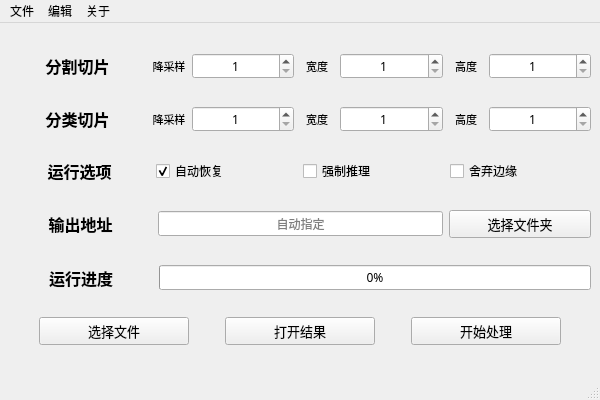
<?xml version="1.0" encoding="UTF-8"?>
<ui version="4.0">
 <class>Analyzer</class>
 <widget class="QMainWindow" name="Analyzer">
  <property name="windowModality">
   <enum>Qt::NonModal</enum>
  </property>
  <property name="geometry">
   <rect>
    <x>0</x>
    <y>0</y>
    <width>600</width>
    <height>400</height>
   </rect>
  </property>
  <property name="minimumSize">
   <size>
    <width>0</width>
    <height>299</height>
   </size>
  </property>
  <property name="font">
   <font>
    <family>微软雅黑</family>
   </font>
  </property>
  <property name="windowTitle">
   <string>切片分析器</string>
  </property>
  <property name="windowIcon">
   <iconset>
    <normaloff>resources/favicon.ico</normaloff>resources/favicon.ico</iconset>
  </property>
  <property name="windowOpacity">
   <double>1.000000000000000</double>
  </property>
  <widget class="QWidget" name="centralwidget">
   <property name="sizePolicy">
    <sizepolicy hsizetype="Preferred" vsizetype="Preferred">
     <horstretch>0</horstretch>
     <verstretch>0</verstretch>
    </sizepolicy>
   </property>
   <layout class="QVBoxLayout" name="verticalLayout">
    <item>
     <layout class="QHBoxLayout" name="layout_seg_slice" stretch="4,1,3,1,3,1,3">
      <property name="sizeConstraint">
       <enum>QLayout::SetDefaultConstraint</enum>
      </property>
      <property name="topMargin">
       <number>0</number>
      </property>
      <property name="bottomMargin">
       <number>0</number>
      </property>
      <item>
       <widget class="QLabel" name="label">
        <property name="sizePolicy">
         <sizepolicy hsizetype="Preferred" vsizetype="Preferred">
          <horstretch>0</horstretch>
          <verstretch>0</verstretch>
         </sizepolicy>
        </property>
        <property name="font">
         <font>
          <family>幼圆</family>
          <pointsize>12</pointsize>
          <bold>true</bold>
         </font>
        </property>
        <property name="text">
         <string>分割切片</string>
        </property>
        <property name="alignment">
         <set>Qt::AlignCenter</set>
        </property>
        <property name="indent">
         <number>0</number>
        </property>
       </widget>
      </item>
      <item>
       <widget class="QLabel" name="label_5">
        <property name="font">
         <font>
          <family>微软雅黑</family>
          <pointsize>8</pointsize>
         </font>
        </property>
        <property name="layoutDirection">
         <enum>Qt::LeftToRight</enum>
        </property>
        <property name="text">
         <string>降采样</string>
        </property>
        <property name="alignment">
         <set>Qt::AlignCenter</set>
        </property>
       </widget>
      </item>
      <item>
       <widget class="QSpinBox" name="spinBox_seg_slice_down_sample">
        <property name="toolTip">
         <string>降采样值</string>
        </property>
        <property name="alignment">
         <set>Qt::AlignCenter</set>
        </property>
        <property name="minimum">
         <number>1</number>
        </property>
        <property name="maximum">
         <number>100</number>
        </property>
       </widget>
      </item>
      <item>
       <widget class="QLabel" name="label_6">
        <property name="font">
         <font>
          <family>微软雅黑</family>
          <pointsize>8</pointsize>
         </font>
        </property>
        <property name="text">
         <string>宽度</string>
        </property>
        <property name="alignment">
         <set>Qt::AlignCenter</set>
        </property>
       </widget>
      </item>
      <item>
       <widget class="QSpinBox" name="spinBox_seg_slice_width">
        <property name="toolTip">
         <string>切片宽度</string>
        </property>
        <property name="alignment">
         <set>Qt::AlignCenter</set>
        </property>
        <property name="minimum">
         <number>1</number>
        </property>
        <property name="maximum">
         <number>8192</number>
        </property>
       </widget>
      </item>
      <item>
       <widget class="QLabel" name="label_7">
        <property name="font">
         <font>
          <family>微软雅黑</family>
          <pointsize>8</pointsize>
         </font>
        </property>
        <property name="text">
         <string>高度</string>
        </property>
        <property name="alignment">
         <set>Qt::AlignCenter</set>
        </property>
       </widget>
      </item>
      <item>
       <widget class="QSpinBox" name="spinBox_seg_slice_height">
        <property name="toolTip">
         <string>切片高度</string>
        </property>
        <property name="alignment">
         <set>Qt::AlignCenter</set>
        </property>
        <property name="minimum">
         <number>1</number>
        </property>
        <property name="maximum">
         <number>8192</number>
        </property>
       </widget>
      </item>
     </layout>
    </item>
    <item>
     <layout class="QHBoxLayout" name="layout_cla_slice" stretch="4,1,3,1,3,1,3">
      <property name="sizeConstraint">
       <enum>QLayout::SetDefaultConstraint</enum>
      </property>
      <property name="topMargin">
       <number>0</number>
      </property>
      <property name="bottomMargin">
       <number>0</number>
      </property>
      <item>
       <widget class="QLabel" name="label_2">
        <property name="sizePolicy">
         <sizepolicy hsizetype="Preferred" vsizetype="Preferred">
          <horstretch>0</horstretch>
          <verstretch>0</verstretch>
         </sizepolicy>
        </property>
        <property name="font">
         <font>
          <family>幼圆</family>
          <pointsize>12</pointsize>
          <bold>true</bold>
         </font>
        </property>
        <property name="text">
         <string>分类切片</string>
        </property>
        <property name="alignment">
         <set>Qt::AlignCenter</set>
        </property>
        <property name="indent">
         <number>0</number>
        </property>
       </widget>
      </item>
      <item>
       <widget class="QLabel" name="label_8">
        <property name="font">
         <font>
          <family>微软雅黑</family>
          <pointsize>8</pointsize>
         </font>
        </property>
        <property name="layoutDirection">
         <enum>Qt::LeftToRight</enum>
        </property>
        <property name="text">
         <string>降采样</string>
        </property>
        <property name="alignment">
         <set>Qt::AlignCenter</set>
        </property>
       </widget>
      </item>
      <item>
       <widget class="QSpinBox" name="spinBox_cla_slice_down_sample">
        <property name="toolTip">
         <string>降采样值</string>
        </property>
        <property name="alignment">
         <set>Qt::AlignCenter</set>
        </property>
        <property name="minimum">
         <number>1</number>
        </property>
        <property name="maximum">
         <number>100</number>
        </property>
       </widget>
      </item>
      <item>
       <widget class="QLabel" name="label_9">
        <property name="font">
         <font>
          <family>微软雅黑</family>
          <pointsize>8</pointsize>
         </font>
        </property>
        <property name="text">
         <string>宽度</string>
        </property>
        <property name="alignment">
         <set>Qt::AlignCenter</set>
        </property>
       </widget>
      </item>
      <item>
       <widget class="QSpinBox" name="spinBox_cla_slice_width">
        <property name="toolTip">
         <string>切片宽度</string>
        </property>
        <property name="alignment">
         <set>Qt::AlignCenter</set>
        </property>
        <property name="minimum">
         <number>1</number>
        </property>
        <property name="maximum">
         <number>8192</number>
        </property>
       </widget>
      </item>
      <item>
       <widget class="QLabel" name="label_10">
        <property name="font">
         <font>
          <family>微软雅黑</family>
          <pointsize>8</pointsize>
         </font>
        </property>
        <property name="text">
         <string>高度</string>
        </property>
        <property name="alignment">
         <set>Qt::AlignCenter</set>
        </property>
       </widget>
      </item>
      <item>
       <widget class="QSpinBox" name="spinBox_cla_slice_height">
        <property name="toolTip">
         <string>切片高度</string>
        </property>
        <property name="alignment">
         <set>Qt::AlignCenter</set>
        </property>
        <property name="minimum">
         <number>1</number>
        </property>
        <property name="maximum">
         <number>8192</number>
        </property>
       </widget>
      </item>
     </layout>
    </item>
    <item>
     <layout class="QHBoxLayout" name="layout_runing_set" stretch="3,3,3,3">
      <property name="sizeConstraint">
       <enum>QLayout::SetDefaultConstraint</enum>
      </property>
      <property name="topMargin">
       <number>0</number>
      </property>
      <property name="bottomMargin">
       <number>0</number>
      </property>
      <item>
       <widget class="QLabel" name="label_3">
        <property name="sizePolicy">
         <sizepolicy hsizetype="Preferred" vsizetype="Preferred">
          <horstretch>0</horstretch>
          <verstretch>0</verstretch>
         </sizepolicy>
        </property>
        <property name="font">
         <font>
          <family>幼圆</family>
          <pointsize>12</pointsize>
          <bold>true</bold>
         </font>
        </property>
        <property name="text">
         <string>运行选项</string>
        </property>
        <property name="alignment">
         <set>Qt::AlignCenter</set>
        </property>
        <property name="indent">
         <number>0</number>
        </property>
       </widget>
      </item>
      <item>
       <widget class="QCheckBox" name="checkbox_auto_resume">
        <property name="sizePolicy">
         <sizepolicy hsizetype="Preferred" vsizetype="Fixed">
          <horstretch>0</horstretch>
          <verstretch>0</verstretch>
         </sizepolicy>
        </property>
        <property name="font">
         <font>
          <family>微软雅黑</family>
         </font>
        </property>
        <property name="toolTip">
         <string>尝试从上次运行处恢复</string>
        </property>
        <property name="text">
         <string>自动恢复</string>
        </property>
        <property name="checked">
         <bool>true</bool>
        </property>
       </widget>
      </item>
      <item>
       <widget class="QCheckBox" name="checkbox_force_inference">
        <property name="sizePolicy">
         <sizepolicy hsizetype="Preferred" vsizetype="Fixed">
          <horstretch>0</horstretch>
          <verstretch>0</verstretch>
         </sizepolicy>
        </property>
        <property name="font">
         <font>
          <family>微软雅黑</family>
         </font>
        </property>
        <property name="toolTip">
         <string>即使可自动恢复仍进行推理</string>
        </property>
        <property name="text">
         <string>强制推理</string>
        </property>
       </widget>
      </item>
      <item>
       <widget class="QCheckBox" name="checkbox_drop_last">
        <property name="sizePolicy">
         <sizepolicy hsizetype="Preferred" vsizetype="Fixed">
          <horstretch>0</horstretch>
          <verstretch>0</verstretch>
         </sizepolicy>
        </property>
        <property name="font">
         <font>
          <family>微软雅黑</family>
         </font>
        </property>
        <property name="toolTip">
         <string>图片裁切后去除多余边缘</string>
        </property>
        <property name="text">
         <string>舍弃边缘</string>
        </property>
        <property name="checked">
         <bool>false</bool>
        </property>
       </widget>
      </item>
     </layout>
    </item>
    <item>
     <layout class="QHBoxLayout" name="layout_result_folder" stretch="3,6,3">
      <property name="sizeConstraint">
       <enum>QLayout::SetDefaultConstraint</enum>
      </property>
      <property name="topMargin">
       <number>0</number>
      </property>
      <property name="bottomMargin">
       <number>0</number>
      </property>
      <item>
       <widget class="QLabel" name="label_4">
        <property name="font">
         <font>
          <family>幼圆</family>
          <pointsize>12</pointsize>
          <bold>true</bold>
         </font>
        </property>
        <property name="text">
         <string>输出地址</string>
        </property>
        <property name="alignment">
         <set>Qt::AlignCenter</set>
        </property>
        <property name="indent">
         <number>0</number>
        </property>
       </widget>
      </item>
      <item>
       <widget class="QLineEdit" name="lineEdit_result_folder">
        <property name="toolTip">
         <string>结果文件夹路径，默认为切片所在文件夹</string>
        </property>
        <property name="text">
         <string/>
        </property>
        <property name="alignment">
         <set>Qt::AlignCenter</set>
        </property>
        <property name="placeholderText">
         <string>自动指定</string>
        </property>
       </widget>
      </item>
      <item>
       <widget class="QPushButton" name="button_choose_result_folder">
        <property name="sizePolicy">
         <sizepolicy hsizetype="Preferred" vsizetype="Fixed">
          <horstretch>0</horstretch>
          <verstretch>0</verstretch>
         </sizepolicy>
        </property>
        <property name="font">
         <font>
          <family>微软雅黑</family>
          <pointsize>10</pointsize>
         </font>
        </property>
        <property name="toolTip">
         <string>选择结果文件夹</string>
        </property>
        <property name="text">
         <string>选择文件夹</string>
        </property>
       </widget>
      </item>
     </layout>
    </item>
    <item>
     <layout class="QHBoxLayout" name="layout_progress" stretch="3,9">
      <property name="sizeConstraint">
       <enum>QLayout::SetDefaultConstraint</enum>
      </property>
      <property name="topMargin">
       <number>0</number>
      </property>
      <property name="bottomMargin">
       <number>0</number>
      </property>
      <item>
       <widget class="QLabel" name="label_11">
        <property name="font">
         <font>
          <family>幼圆</family>
          <pointsize>12</pointsize>
          <bold>true</bold>
         </font>
        </property>
        <property name="text">
         <string>运行进度</string>
        </property>
        <property name="alignment">
         <set>Qt::AlignCenter</set>
        </property>
        <property name="indent">
         <number>0</number>
        </property>
       </widget>
      </item>
      <item>
       <widget class="QProgressBar" name="progressBar">
        <property name="value">
         <number>0</number>
        </property>
        <property name="format">
         <string>%p%</string>
        </property>
       </widget>
      </item>
     </layout>
    </item>
    <item>
     <layout class="QHBoxLayout" name="layout_operation" stretch="1,5,1,5,1,5,1">
      <property name="sizeConstraint">
       <enum>QLayout::SetDefaultConstraint</enum>
      </property>
      <property name="topMargin">
       <number>0</number>
      </property>
      <property name="bottomMargin">
       <number>0</number>
      </property>
      <item>
       <spacer name="horizontalSpacer_1">
        <property name="orientation">
         <enum>Qt::Horizontal</enum>
        </property>
        <property name="sizeType">
         <enum>QSizePolicy::Preferred</enum>
        </property>
        <property name="sizeHint" stdset="0">
         <size>
          <width>40</width>
          <height>20</height>
         </size>
        </property>
       </spacer>
      </item>
      <item>
       <widget class="QPushButton" name="button_choose_file">
        <property name="sizePolicy">
         <sizepolicy hsizetype="Preferred" vsizetype="Fixed">
          <horstretch>0</horstretch>
          <verstretch>0</verstretch>
         </sizepolicy>
        </property>
        <property name="font">
         <font>
          <family>微软雅黑</family>
          <pointsize>10</pointsize>
         </font>
        </property>
        <property name="toolTip">
         <string>选择文件</string>
        </property>
        <property name="text">
         <string>选择文件</string>
        </property>
       </widget>
      </item>
      <item>
       <spacer name="horizontalSpacer_2">
        <property name="orientation">
         <enum>Qt::Horizontal</enum>
        </property>
        <property name="sizeType">
         <enum>QSizePolicy::Preferred</enum>
        </property>
        <property name="sizeHint" stdset="0">
         <size>
          <width>40</width>
          <height>20</height>
         </size>
        </property>
       </spacer>
      </item>
      <item>
       <widget class="QPushButton" name="button_open_result_folder">
        <property name="sizePolicy">
         <sizepolicy hsizetype="Preferred" vsizetype="Fixed">
          <horstretch>0</horstretch>
          <verstretch>0</verstretch>
         </sizepolicy>
        </property>
        <property name="font">
         <font>
          <family>微软雅黑</family>
          <pointsize>10</pointsize>
         </font>
        </property>
        <property name="toolTip">
         <string>打开结果</string>
        </property>
        <property name="text">
         <string>打开结果</string>
        </property>
       </widget>
      </item>
      <item>
       <spacer name="horizontalSpacer_3">
        <property name="orientation">
         <enum>Qt::Horizontal</enum>
        </property>
        <property name="sizeType">
         <enum>QSizePolicy::Preferred</enum>
        </property>
        <property name="sizeHint" stdset="0">
         <size>
          <width>40</width>
          <height>20</height>
         </size>
        </property>
       </spacer>
      </item>
      <item>
       <widget class="QPushButton" name="button_process">
        <property name="sizePolicy">
         <sizepolicy hsizetype="Preferred" vsizetype="Fixed">
          <horstretch>0</horstretch>
          <verstretch>0</verstretch>
         </sizepolicy>
        </property>
        <property name="font">
         <font>
          <family>微软雅黑</family>
          <pointsize>10</pointsize>
         </font>
        </property>
        <property name="toolTip">
         <string>开始处理</string>
        </property>
        <property name="text">
         <string>开始处理</string>
        </property>
       </widget>
      </item>
      <item>
       <spacer name="horizontalSpacer_4">
        <property name="orientation">
         <enum>Qt::Horizontal</enum>
        </property>
        <property name="sizeType">
         <enum>QSizePolicy::Preferred</enum>
        </property>
        <property name="sizeHint" stdset="0">
         <size>
          <width>40</width>
          <height>20</height>
         </size>
        </property>
       </spacer>
      </item>
     </layout>
    </item>
   </layout>
  </widget>
  <widget class="QStatusBar" name="statusbar">
   <property name="font">
    <font>
     <family>仿宋</family>
     <pointsize>10</pointsize>
     <bold>true</bold>
    </font>
   </property>
  </widget>
  <widget class="QMenuBar" name="menuBar">
   <property name="geometry">
    <rect>
     <x>0</x>
     <y>0</y>
     <width>600</width>
     <height>22</height>
    </rect>
   </property>
   <widget class="QMenu" name="menu_file">
    <property name="title">
     <string>文件</string>
    </property>
    <addaction name="action_stop"/>
    <addaction name="action_exit"/>
   </widget>
   <widget class="QMenu" name="menu_about">
    <property name="title">
     <string>关于</string>
    </property>
    <addaction name="action_about"/>
   </widget>
   <widget class="QMenu" name="menu_edit">
    <property name="title">
     <string>编辑</string>
    </property>
    <addaction name="action_open_running_config"/>
    <addaction name="action_open_default_config"/>
   </widget>
   <addaction name="menu_file"/>
   <addaction name="menu_edit"/>
   <addaction name="menu_about"/>
  </widget>
  <action name="action_exit">
   <property name="text">
    <string>退出程序</string>
   </property>
   <property name="statusTip">
    <string>退出程序</string>
   </property>
  </action>
  <action name="action_about">
   <property name="text">
    <string>关于软件</string>
   </property>
   <property name="statusTip">
    <string>关于软件</string>
   </property>
  </action>
  <action name="action_open_default_config">
   <property name="text">
    <string>默认配置</string>
   </property>
   <property name="statusTip">
    <string>打开默认配置，软件启动时有效</string>
   </property>
  </action>
  <action name="action_stop">
   <property name="text">
    <string>终止处理</string>
   </property>
   <property name="iconText">
    <string>终止处理</string>
   </property>
   <property name="toolTip">
    <string>终止处理</string>
   </property>
   <property name="statusTip">
    <string>终止处理</string>
   </property>
  </action>
  <action name="action_open_running_config">
   <property name="text">
    <string>运行配置</string>
   </property>
   <property name="statusTip">
    <string>打开运行配置，仅本次运行有效</string>
   </property>
  </action>
 </widget>
 <resources/>
 <connections/>
</ui>
